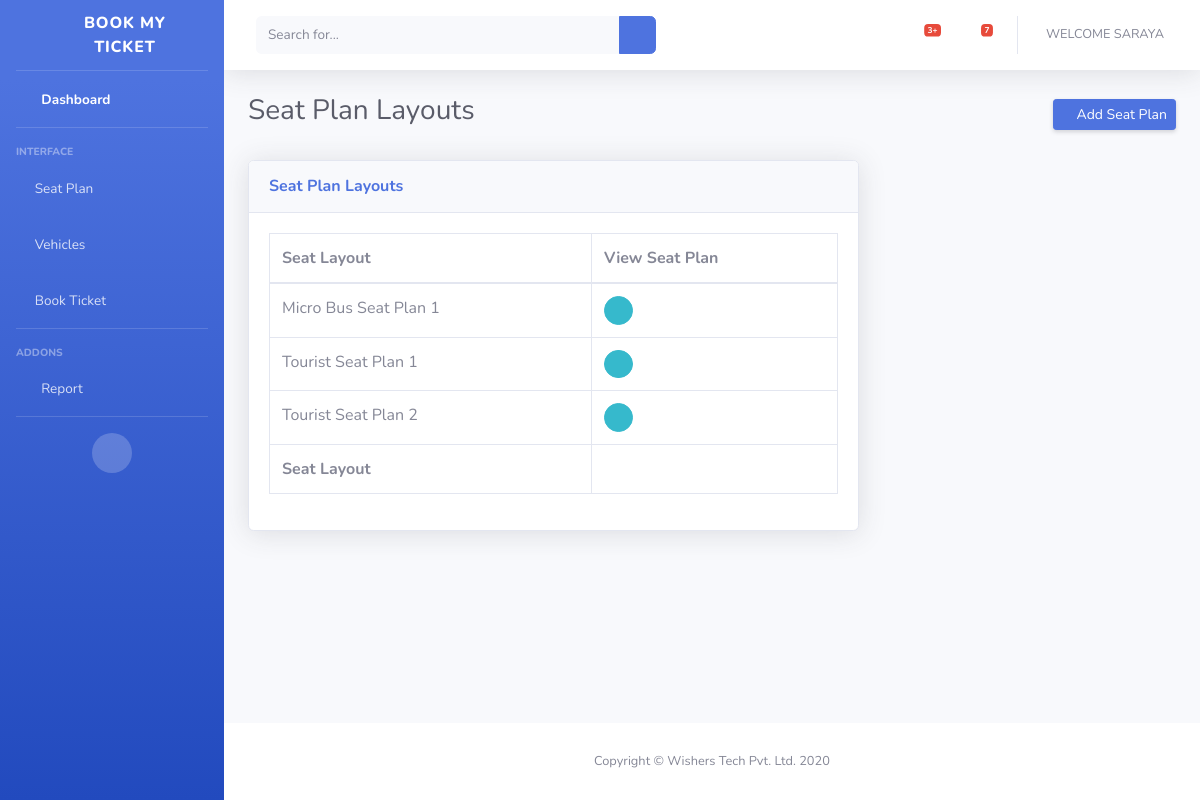
Screenshot of /seatplan/ (signed in) with the database file from the repository.
### ticketsystem/models.py (models this page shows, shortened)
class SeatPlan(models.Model):
    formatname=models.CharField(max_length=100, verbose_name='Name', null=True)
    seatformt=RichTextField(blank=True, null=True)
    seatlayoutimage=models.ImageField(null=True, blank=True, verbose_name='Seat Layout')
    class Meta:
        ordering=('formatname',)

### ticketsystem/decorators.py (the view)
        def wrapper_func(request, *args, **kwargs):
            group=None
            if request.user.groups.exists():
                group=request.user.groups.all()[0].name
            if group in allowed_roles:
                return view_func(request, *args, **kwargs)
            else:
                return redirect('/unauthorized/')

### ticketsystem/views.py (called while the page is built)
@allowed_users(allowed_roles=['Admin','Vendor'])
def seatplanList(request):
    statusinfo=VehicleCompany.objects.get(user_auth=request.user)
    seats=SeatPlan.objects.all()
    context={'seats':seats,'statusinfo':statusinfo}
    return render(request,'ticketsystem/seatplanlist.html',context)

### ticketsystem/templates/ticketsystem/seatplanlist.html (shortened to what this page needs)
{% extends 'ticketsystem/main.html' %}
{% block content %}
<div class="container-fluid">
    <div class="d-sm-flex align-items-center justify-content-between mb-4">
    <h1 class="h3 mb-2 text-gray-800">Seat Plan Layouts</h1>
    <a href="/addseatplan/" class="d-none d-sm-inline-block btn btn-sm btn-primary shadow-sm"><i class="fas fa-plus"></i> Add Seat Plan</a>
</div>
    <div class="row">
        <div class="col-xl-8 col-lg-7">
            <div class="card shadow mb-4">
            <div class="card-header py-3">
                <h6 class="m-0 font-weight-bold text-primary">Seat Plan Layouts</h6>
            </div>
            <div class="card-body">
                <div class="table-responsive">
                <table class="table table-bordered" id="dataTable" width="100%" cellspacing="0">
                    <thead>
                    <tr>
                        <th>Seat Layout</th>
                        <th>{% if not request.user.is_staff %}View Seat Plan{% endif%}</th>
                    </tr>
                    </thead>
                    <tfoot>
                    <tr>
                        <th>Seat Layout</th>
                        <th></th>
                    </tr>
                    </tfoot>
                    <tbody>
                    {% for seat in seats%}
                    <tr>
                        <td>{{seat.formatname}}</td>
                        <td>
                            <a href="javascript:void(0);" rel="{% if seat.seatlayoutimage %}{{seat.seatlayoutimage.url}}{% endif %}" class="btn btn-info btn-circle btn-sm preview">
                                <i class="fas fa-eye"></i>
                              </a>
                        </td>
                    </tr>
                    {% endfor %}
                    </tbody>
                </table>
                </div>
            </div>
            </div>
        </div>
        <div class="col-xl-4 col-lg-5">
        </div>
    </div>
  </div>
{% endblock%}

### ticketsystem/templates/ticketsystem/topnavigation.html (shortened to what this page needs)
<nav class="navbar navbar-expand navbar-light bg-white topbar mb-4 static-top shadow">
    <form class="d-none d-sm-inline-block form-inline mr-auto ml-md-3 my-2 my-md-0 mw-100 navbar-search">
      <div class="input-group">
        <input type="text" class="form-control bg-light border-0 small" placeholder="Search for..." aria-label="Search" aria-describedby="basic-addon2">
        <div class="input-group-append">
          <button class="btn btn-primary" type="button">
            <i class="fas fa-search fa-sm"></i>
          </button>
        </div>
      </div>
    </form>
    <ul class="navbar-nav ml-auto">
      <li class="nav-item dropdown no-arrow mx-1">
        <a class="nav-link dropdown-toggle" href="#" id="alertsDropdown" role="button" data-toggle="dropdown" aria-haspopup="true" aria-expanded="false">
          <i class="fas fa-bell fa-fw"></i>
          <span class="badge badge-danger badge-counter">3+</span>
        </a>
      </li>
      <li class="nav-item dropdown no-arrow mx-1">
        <a class="nav-link dropdown-toggle" href="#" id="messagesDropdown" role="button" data-toggle="dropdown" aria-haspopup="true" aria-expanded="false">
          <i class="fas fa-envelope fa-fw"></i>
          <span class="badge badge-danger badge-counter">7</span>
        </a>
      </li>
      <li class="nav-item dropdown no-arrow">
        <a class="nav-link dropdown-toggle" href="#" id="userDropdown" role="button" data-toggle="dropdown" aria-haspopup="true" aria-expanded="false">
          <span class="mr-2 d-none d-lg-inline text-gray-600 small userprofile">Welcome {{request.user}}</span>
        </a>
      </li>
    </ul>
  </nav>

### static/css/main.css (style rules this page uses)
.userprofile { text-transform: uppercase; }

### rows the page displays
SeatPlan: formatname "Micro Bus Seat Plan 1"
SeatPlan: formatname "Tourist Seat Plan 1"
SeatPlan: formatname "Tourist Seat Plan 2"

### other values shown
{{ request.user }} "SARAYA"
